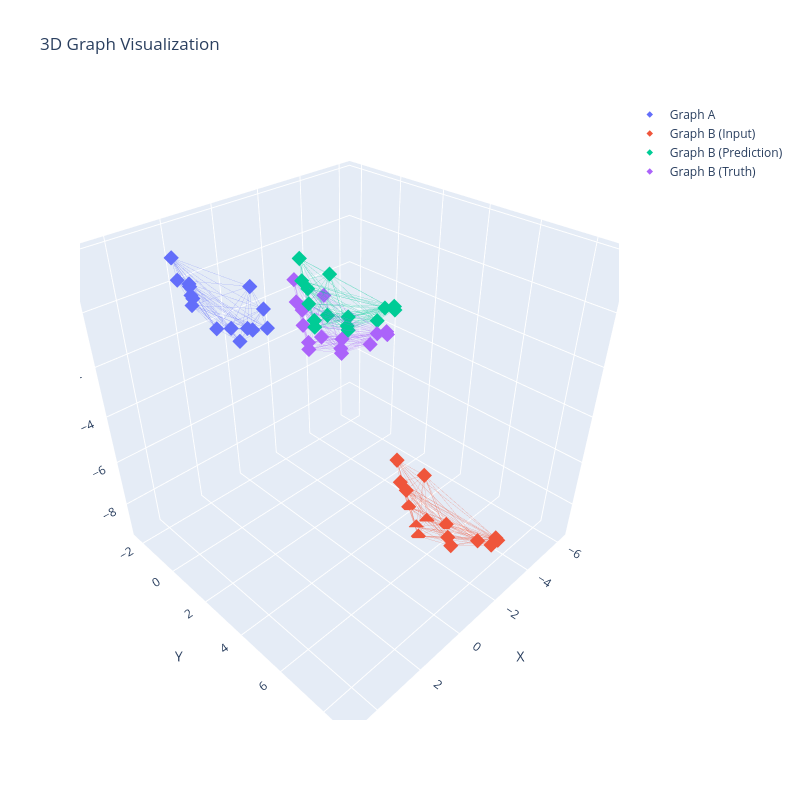

Write notebook code for a chart like this one.
### Code cell
# Display all data in one plot
utils.vis.plot_many_3D_graphs([graph_a, graph_b, predicted_graph, true_graph], ["Graph A","Graph B (Input)","Graph B (Prediction)", "Graph B (Truth)"])

### Figure 1 — Plotly figure (JSON) as saved in the notebook; plotly's stock layout.template omitted (floating-point values rounded to 4 significant figures; data arrays with more than 128 entries replaced by an {"elided": "..."} marker saying what was removed)
{"data": [{"hovertemplate": "%{x:.2f}, %{y:.2f}, %{z:.2f}<extra></extra>", "marker": {"color": "#636EFA", "opacity": 1.0, "size": 5, "symbol": "diamond"}, "mode": "markers", "name": "Graph A", "x": [-0.7221, 3.309, 1.295, 0.4064, 2.701, -0.8193, 3.459, 2.303, 2.413, -0.2181, 1.633, 3.124, 2.708, 0.5523, 3.46], "y": [-1.162, 0.04642, -0.3722, -0.3864, -0.3182, -1.993, 0.1433, 0.2932, -0.7801, -0.3687, 0.5303, 0.3855, -0.2067, -0.4763, 0.904], "z": [-1.498, 1.386, -1.184, -1.599, 0.1976, -0.9369, 2.166, -0.5408, 0.5853, -1.767, -1.172, 0.9443, 0.4801, -1.514, 1.607], "type": "scatter3d"}, {"hoverinfo": "skip", "line": {"color": "#636EFA", "width": 1}, "mode": "lines", "opacity": 0.3, "showlegend": false, "x": {"elided": "249 float values"}, "y": {"elided": "249 float values"}, "z": {"elided": "249 float values"}, "type": "scatter3d"}, {"hovertemplate": "%{x:.2f}, %{y:.2f}, %{z:.2f}<extra></extra>", "marker": {"color": "#EF553B", "opacity": 1.0, "size": 5, "symbol": "diamond"}, "mode": "markers", "name": "Graph B (Input)", "x": [-2.822, -3.871, -3.147, -3.636, -3.159, -3.93, -2.772, -2.456, -3.393, -4.415, -2.636, -3.372, -2.308, -4.835, -3.057], "y": [4.757, 3.291, 7.371, 5.58, 8.085, 2.908, 8.397, 5.176, 3.855, 2.265, 6.578, 4.828, 8.439, 3.416, 6.115], "z": [-9.58, -9.259, -8.711, -9.441, -8.069, -9.096, -7.692, -9.53, -9.481, -8.586, -9.163, -9.561, -7.559, -8.966, -9.354], "type": "scatter3d"}, {"hoverinfo": "skip", "line": {"color": "#EF553B", "width": 1}, "mode": "lines", "opacity": 0.3, "showlegend": false, "x": {"elided": "303 float values"}, "y": {"elided": "303 float values"}, "z": {"elided": "303 float values"}, "type": "scatter3d"}, {"hovertemplate": "%{x:.2f}, %{y:.2f}, %{z:.2f}<extra></extra>", "marker": {"color": "#00CC96", "opacity": 1.0, "size": 5, "symbol": "diamond"}, "mode": "markers", "name": "Graph B (Prediction)", "x": [-1.149, -2.198, -1.475, -1.964, -1.486, -2.257, -1.099, -0.7837, -1.721, -2.743, -0.9636, -1.699, -0.6358, -3.162, -1.384], "y": [1.055, -0.411, 3.67, 1.878, 4.383, -0.7934, 4.695, 1.475, 0.1534, -1.437, 2.876, 1.126, 4.737, -0.2863, 2.413], "z": [-1.276, -0.9557, -0.4075, -1.137, 0.235, -0.7921, 0.6113, -1.227, -1.177, -0.2819, -0.8596, -1.257, 0.7446, -0.6618, -1.05], "type": "scatter3d"}, {"hoverinfo": "skip", "line": {"color": "#00CC96", "width": 1}, "mode": "lines", "opacity": 0.3, "showlegend": false, "x": {"elided": "303 float values"}, "y": {"elided": "303 float values"}, "z": {"elided": "303 float values"}, "type": "scatter3d"}, {"hovertemplate": "%{x:.2f}, %{y:.2f}, %{z:.2f}<extra></extra>", "marker": {"color": "#AB63FA", "opacity": 1.0, "size": 5, "symbol": "diamond"}, "mode": "markers", "name": "Graph B (Truth)", "x": [-0.8713, -1.92, -1.197, -1.686, -1.208, -1.979, -0.8214, -0.5056, -1.442, -2.465, -0.6855, -1.421, -0.3578, -2.884, -1.106], "y": [1.028, -0.4383, 3.642, 1.85, 4.356, -0.8207, 4.668, 1.447, 0.1261, -1.465, 2.849, 1.098, 4.71, -0.3136, 2.386], "z": [-2.036, -1.716, -1.168, -1.898, -0.5255, -1.553, -0.1491, -1.987, -1.938, -1.042, -1.62, -2.018, -0.01577, -1.422, -1.81], "type": "scatter3d"}, {"hoverinfo": "skip", "line": {"color": "#AB63FA", "width": 1}, "mode": "lines", "opacity": 0.3, "showlegend": false, "x": {"elided": "303 float values"}, "y": {"elided": "303 float values"}, "z": {"elided": "303 float values"}, "type": "scatter3d"}], "layout": {"scene": {"xaxis": {"title": {"text": "X"}, "range": [-6.56, 5.185]}, "yaxis": {"title": {"text": "Y"}, "range": [-2.649, 9.096]}, "zaxis": {"title": {"text": "Z"}, "range": [-9.58, 2.166]}, "aspectmode": "cube"}, "title": {"text": "3D Graph Visualization"}, "width": 800, "height": 800}}
